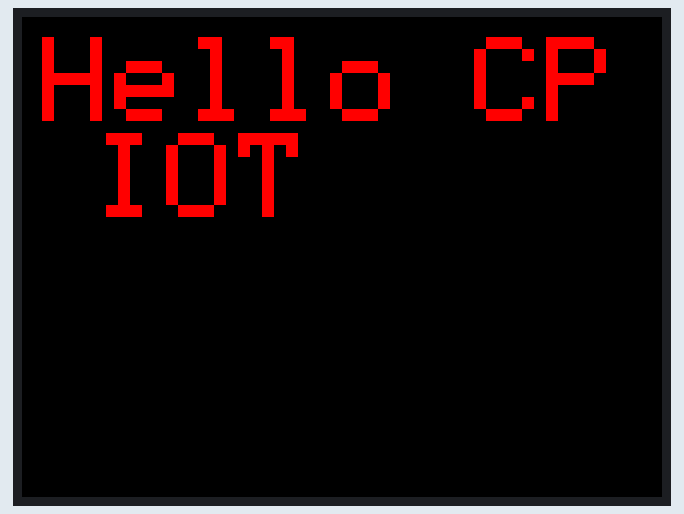
A sketch run on a simulated ESP32. Parts: 320×240 colour display. Random numbers use the default seed unless the sketch sets one.

Above: at 0.3 s.
At 5.3 s:
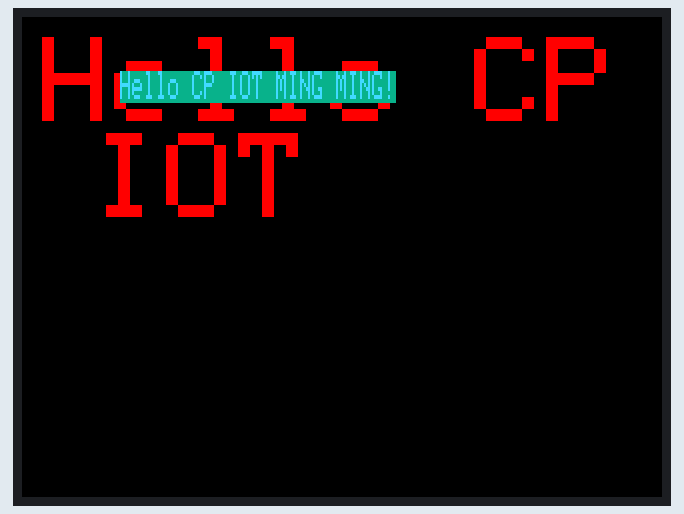
At 9.3 s:
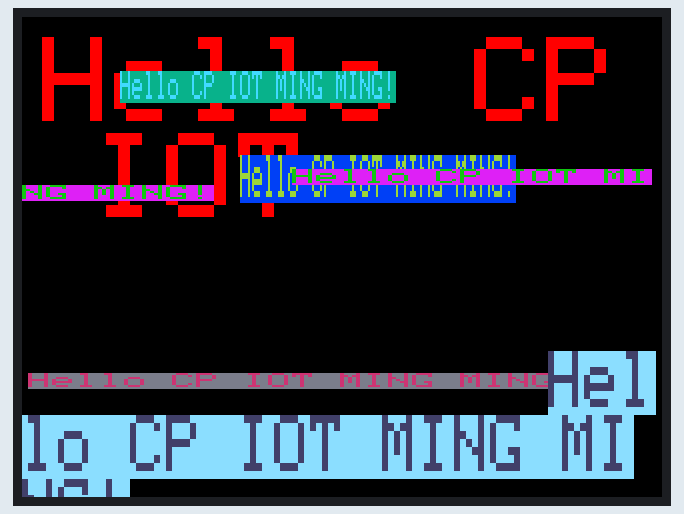
At 14.3 s:
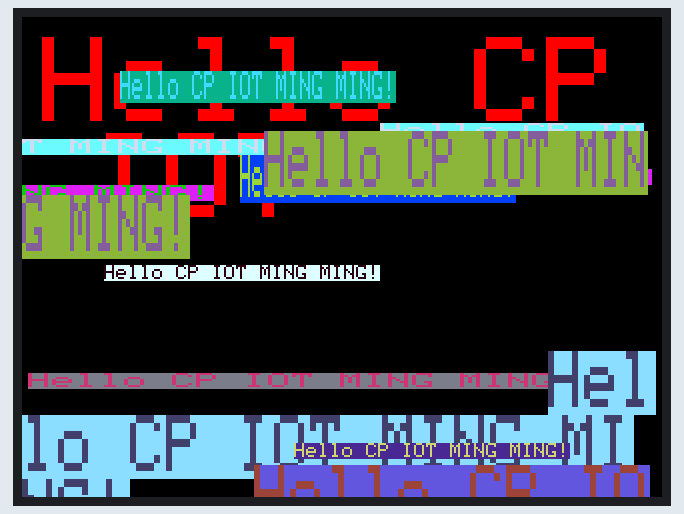
At 22.4 s:
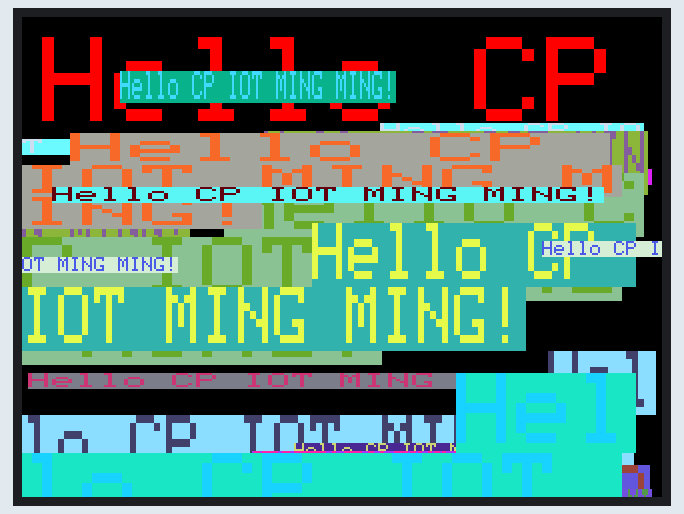
At 33.5 s:
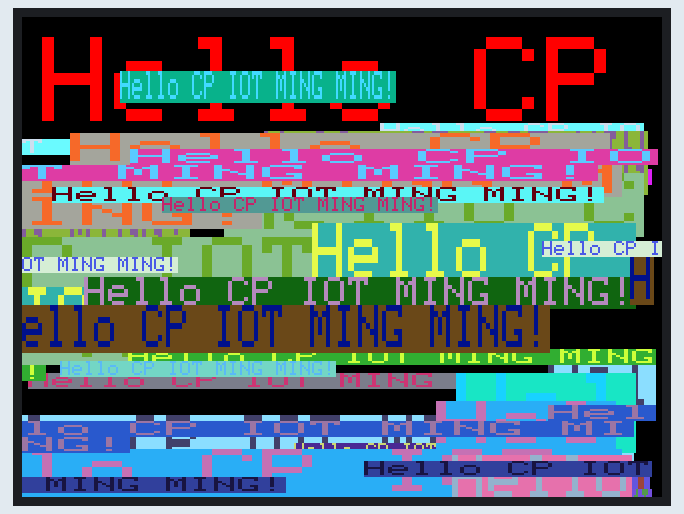

Measured:
- what the display in image 1 shows lasts 1.0 s, from 5.2 s to 6.2 s
- what the display in image 4 shows lasts 2.0 s, from 22.4 s to 24.4 s

The sketch:

cp_esp32_gfx_tft.ino
```cpp
#include <Arduino_GFX_Library.h>


/* More data bus class: <https://github.com/moononournation/Arduino_GFX/wiki/Data-Bus-Class> */
//Arduino_DataBus *bus = create_default_Arduino_DataBus();
Arduino_DataBus *bus = new Arduino_ESP32SPI(
  13 /* DC */,
  5 /* CS */,
  18 /* SCK */,
  23 /* MOSI */,
  GFX_NOT_DEFINED /* MISO */,
  VSPI /* spi_num */
  );

/* More display class: <https://github.com/moononournation/Arduino_GFX/wiki/Display-Class> */
Arduino_GFX *gfx = new Arduino_ST7789(
  bus,
  14 /* RST */,
  1 /* rotation */,
  true /* IPS */,
  240 /* width */,
  320 /* height */,
  0 /* col offset 1 */,
  0 /* row offset 1 */
  );

void setup() {
  gfx->begin();
  gfx->fillScreen(BLACK);

#ifdef GFX_BL
  pinMode(GFX_BL, OUTPUT);
  digitalWrite(GFX_BL, HIGH);
#endif

  gfx->setCursor(10, 10);
  gfx->setTextColor(RED);
  gfx->setTextSize(6 /* x scale */, 6 /* y scale */, 2 /* pixel_margin */);
  gfx->println("Hello CP IOT");
  delay(5000); // 5 seconds
}


void loop() {
  gfx->setCursor(random(gfx->width()), 20+random(gfx->height()));
  gfx->setTextColor(random(0xffff), random(0xffff));
  gfx->setTextSize(random(6) /* x scale */, random(6) /* y scale */, random(2) /* pixel_margin */);
  gfx->println("Hello CP IOT MING MING!");

  delay(1000); // 1 second
}
```
